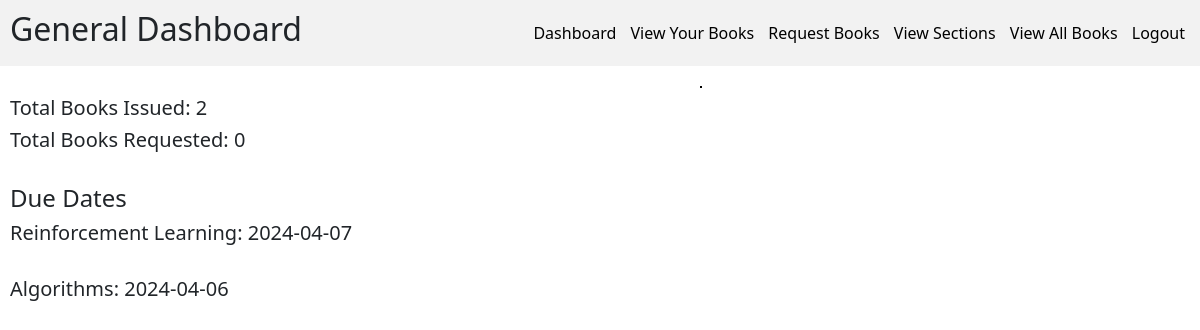
Page /generalDashboard/ (signed in) on the committed database.
### models.py (models this page shows)
class BookIssueModel(db.Model):
    __tablename__ = "book_issue"
    book_id = Column(Integer, ForeignKey("book.id"), primary_key=True)
    uid = Column(Integer, ForeignKey("user_login.id"), primary_key=True)
    date_of_issue = Column(Date, nullable=False)
    date_of_return = Column(Date, nullable=False)

class BookModel(db.Model):
    __tablename__ = "book"
    id = Column(Integer, primary_key=True, autoincrement=True)
    isbn = Column(String(13), nullable=False, unique=True)
    name = Column(String(100), nullable=False)
    page_count = Column(Integer, nullable=False)
    content = Column(String, nullable=False)
    publisher = Column(String(100), nullable=False)
    volume = Column(Integer, nullable = False)
    section_id = Column(Integer, ForeignKey("section.id"), nullable=False)
    search_word = Column(String(500), nullable=False)
    price = Column(Integer, nullable=False)

### app.py (the view)
        def wrapper(*args, **kwargs):
            info = UserInfoModel.query.filter_by(uid=current_user.id).first()
            if not info:
                return "Info not found", 404
            if info.role != role:
                return f"Only {role} user has access here", 400
            else:
                return function(*args, **kwargs)

### app.py (called while the page is built)
def check_role(role: str):
    def decorator(function: Callable):
        def wrapper(*args, **kwargs):
            info = UserInfoModel.query.filter_by(uid=current_user.id).first()
            if not info:
                return "Info not found", 404
            if info.role != role:
                return f"Only {role} user has access here", 400
            else:
                return function(*args, **kwargs)
        wrapper.__name__ = function.__name__
        return wrapper
    return decorator

### blueprints/api.py (called while the page is built)
@login_manager.user_loader
def load_user(id):
    return UserLoginModel.query.get(id)

### templates/generalDashboard.html (shortened to what this page needs)
{% extends "generalBase.html" %}
{% block content %}
<div>
    <h5>Total Books Issued: {{issue_count}}</h5>
    <h5>Total Books Requested: {{request_count}}</h5> <br>
    {% if not book_issues %}
    <h4>No books issued yet!</h4>
    {% else %}
    <h4>Due Dates</h4>
    {% for book in book_issues %}
    <h5>{{book.name}}: {{book.date_of_return}}</h5> <br>
    {% endfor %}
    {% endif %}
</div>
{% endblock %}

### static/generalStyle.css (style rules this page uses)
html, body { margin: 0px; font-family: Ubuntu, system-ui, -apple-system, BlinkMacSystemFont, "Segoe UI", Roboto, Oxygen, Cantarell, "Open Sans", "Helvetica Neue", sans-serif; }

### rows in the picture
BookIssueModel: name "Reinforcement Learning", date_of_return "2024-04-07"
BookIssueModel: name "Algorithms", date_of_return "2024-04-06"

### other values in the picture
{{ issue_count }} "2"
{{ request_count }} "0"
